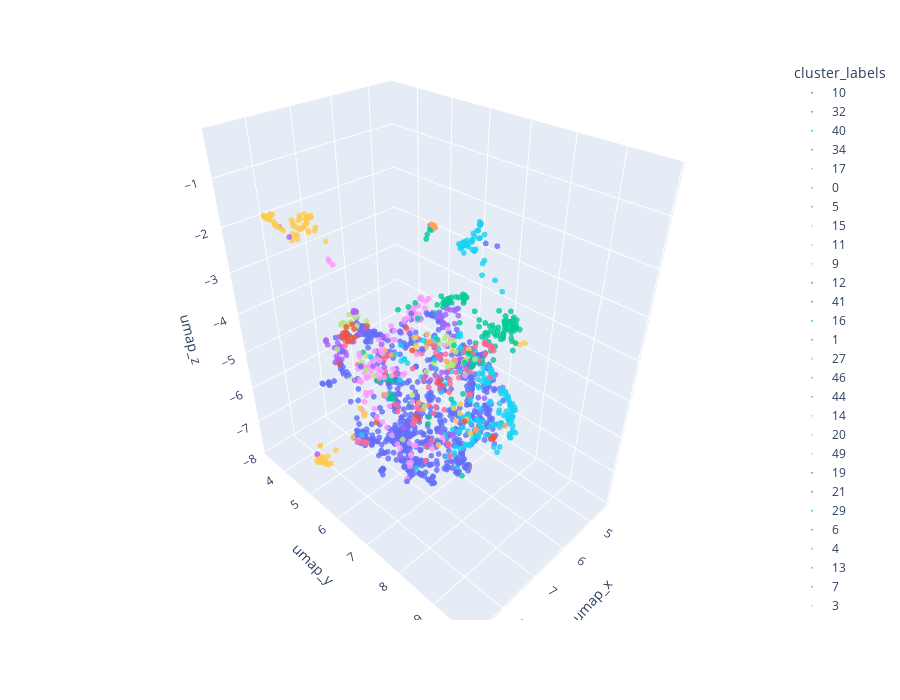

The notebook cell this image was saved under:
### Markdown cell above
# Plot the clusters

### Code cell
import plotly.express as px
import plotly.io as pio
import plotly
ROOT_PATH = Path(ROOT_DIR)

# Print versions to help debugging if write_image fails
try:
    import kaleido
    kaleido_version = getattr(kaleido, '__version__', str(kaleido))
except Exception:
    kaleido_version = None
print('plotly:', plotly.__version__, 'kaleido:', kaleido_version)

# pick color column robustly
color_col = 'cluster_labels' if 'cluster_labels' in df.columns else ('cluster_label' if 'cluster_label' in df.columns else None)
if color_col is None:
    raise ValueError("Dataframe must contain either 'cluster_labels' or 'cluster_label' to color the scatter")
hover_col = color_col

fig = px.scatter_3d(
    df,
    x='umap_x',
    y='umap_y',
    z='umap_z',
    color=color_col,
    hover_data={hover_col: True},
    width=900,
    height=700
)
fig.update_traces(marker=dict(size=2, opacity=0.8))
out1 = ROOT_PATH / "3dcluster.png"

try:
    fig.write_image(str(out1), width=900, height=700, scale=2)
    print(f"Saved PNG: {out1.resolve()}")
except Exception as e:
    import traceback
    print('PNG export failed:', e)
    traceback.print_exc()
    out_html = out1.with_suffix('.html')
    try:
        fig.write_html(str(out_html))
        print(f"Saved HTML fallback: {out_html.resolve()}")
    except Exception as e2:
        print('HTML fallback failed:', e2)

fig.show()
